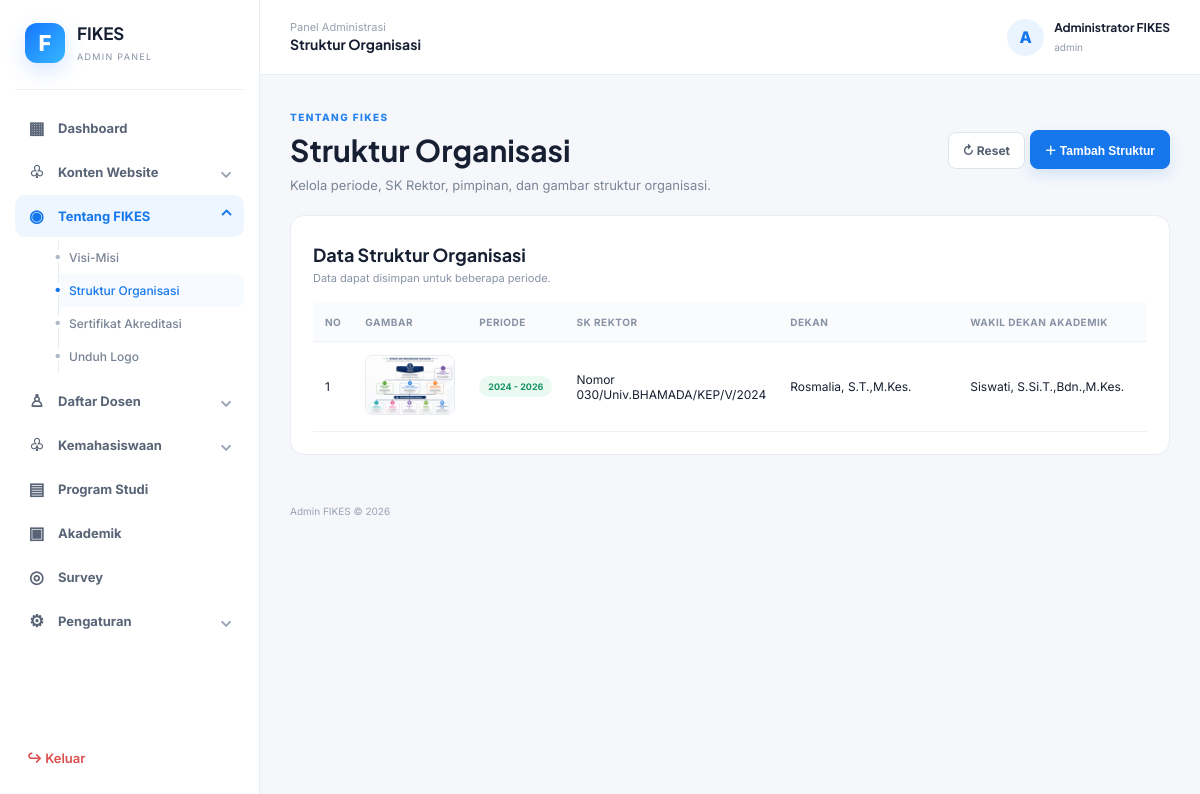
The app's page /admin/modules/tentang/struktur.php (signed in) with its own data.
### tables this page shows
CREATE TABLE `struktur_organisasi` (
  `id` int(11) NOT NULL,
  `periode` varchar(50) NOT NULL,
  `sk_rektor` varchar(200) NOT NULL,
  `dekan` varchar(200) NOT NULL,
  `wakil_dekan_akademik` varchar(200) NOT NULL,
  `wakil_dekan_adum_keu` varchar(200) NOT NULL,
  `wakil_dekan_kemahasiswaan` varchar(200) NOT NULL,
  `gambar` varchar(255) DEFAULT NULL,
  `created_at` timestamp NOT NULL DEFAULT current_timestamp(),
  `updated_at` timestamp NOT NULL DEFAULT current_timestamp() ON UPDATE current_timestamp()
);

### admin/config/auth.php (called while the page is built, shortened)
<?php
function e($value)
{
  return htmlspecialchars($value ?? '', ENT_QUOTES, 'UTF-8');
}

### admin/modules/tentang/struktur.php (the view, shortened to what this page needs)
<?php
require_once __DIR__ . '/../../config/auth.php';
$project_url = '';
if (strpos($_SERVER['SCRIPT_NAME'], '/admin/') !== false) {
  $project_url = substr($_SERVER['SCRIPT_NAME'], 0, strpos($_SERVER['SCRIPT_NAME'], '/admin/'));
}
$upload_url = $project_url . '/admin/uploads/struktur/';
$data = $pdo->query("SELECT * FROM struktur_organisasi ORDER BY id DESC")->fetchAll();
?>
<?php require __DIR__ . '/../../includes/header.php'; ?>
<div class="page-head">
  <div>
    <span class="eyebrow">TENTANG FIKES</span>
    <h1>Struktur Organisasi</h1>
    <p>Kelola periode, SK Rektor, pimpinan, dan gambar struktur organisasi.</p>
  </div>
  <div>
    <a href="struktur.php" class="btn">↻ Reset</a>
    <button type="button" class="btn primary" onclick="bukaModalStruktur()">＋ Tambah Struktur</button>
  </div>
</div>
<div class="panel">
  <div class="panel-head">
    <div>
      <h2>Data Struktur Organisasi</h2>
      <p style="margin:4px 0 0;color:#8993a5;font-size:11px;">Data dapat disimpan untuk beberapa periode.</p>
    </div>
  </div>
  <div class="table-wrap">
    <table>
      <thead>
        <tr>
          <th>No</th>
          <th>Gambar</th>
          <th>Periode</th>
          <th>SK Rektor</th>
          <th>Dekan</th>
          <th>Wakil Dekan Akademik</th>
        </tr>
      </thead>
      <tbody>
        <?php if (!$data): ?>
          <tr>
            <td colspan="9" style="text-align:center;color:#8993a5;padding:35px;">Belum ada data struktur organisasi.</td>
          </tr>
        <?php else: ?>
          <?php $no = 1;
          foreach ($data as $row): ?>
            <tr>
              <td><?= $no++ ?></td>
              <td>
                <?php if (!empty($row['gambar'])): ?>
                  <a href="<?= e($upload_url . $row['gambar']) ?>" target="_blank"><img
                      src="<?= e($upload_url . $row['gambar']) ?>" alt="Struktur"
                      style="width:90px;height:60px;object-fit:cover;border-radius:7px;border:1px solid #e8ecf3;"></a>
                <?php else: ?><span class="badge">Belum ada</span><?php endif; ?>
              </td>
              <td><span class="badge success"><?= e($row['periode']) ?></span></td>
              <td style="white-space:normal;min-width:190px;"><?= e($row['sk_rektor']) ?></td>
              <td style="white-space:normal;min-width:180px;"><?= e($row['dekan']) ?></td>
              <td style="white-space:normal;min-width:210px;"><?= e($row['wakil_dekan_akademik']) ?></td>
            </tr>
          <?php endforeach; ?>
        <?php endif; ?>
      </tbody>
    </table>
  </div>
</div>
<?php require __DIR__ . '/../../includes/footer.php'; ?>

### admin/assets/css/admin.css (style rules this page uses)
* { box-sizing:border-box }
body { margin:0;font-family:Inter,Arial,sans-serif;background:#f5f7fb;color:#172033 }
h1,h2,h3,strong { font-family:"Plus Jakarta Sans",Inter,sans-serif }
h1 { font-size:30px;margin:6px 0 8px }
h2 { font-size:18px;margin:5px 0 }
.eyebrow { font-size:10px;font-weight:800;color:#2582ee;letter-spacing:1.4px }
.welcome p,.page-head p { color:#7b8596;font-size:13px;margin:0 }
.panel { background:#fff;border:1px solid #e8ecf3;border-radius:14px;padding:22px;margin-bottom:20px }
.panel-head { display:flex;justify-content:space-between;align-items:center;margin-bottom:18px }
.page-head { display:flex;justify-content:space-between;align-items:center;margin-bottom:22px }
.btn { display:inline-flex;align-items:center;justify-content:center;border:1px solid #dfe4ec;background:#fff;color:#566174;border-radius:8px;padding:10px 14px;font-size:12px;font-weight:700;text-decoration:none;cursor:pointer }
.btn.primary { background:#1677ed;color:#fff;border-color:#1677ed;box-shadow:0 6px 14px #1677ed24 }
.table-wrap { overflow:auto }
table { width:100%;border-collapse:collapse;font-size:12px }
th { text-align:left;color:#8993a5;font-size:10px;text-transform:uppercase;letter-spacing:.5px;background:#fafbfd }
th,td { padding:13px 12px;border-bottom:1px solid #eef1f5;white-space:nowrap }
.badge { display:inline-block;padding:5px 9px;border-radius:20px;background:#f1f4f8;color:#687386;font-size:9px;font-weight:700;text-transform:capitalize }
.badge.success { background:#eafaf2;color:#159363 }

### records on screen
struktur_organisasi: gambar (picture), periode "2024 - 2026", sk_rektor "Nomor 030/Univ.BHAMADA/KEP/V/2024", dekan "Rosmalia, S.T.,M.Kes.", wakil_dekan_akademik "Siswati, S.Si.T.,Bdn.,M.Kes."

### other values on screen
$page_title "Struktur Organisasi"
substr($_SESSION['admin_nama'], 0, 1) "A"
$_SESSION['admin_nama'] "Administrator FIKES"
$_SESSION['admin_role'] "admin"
